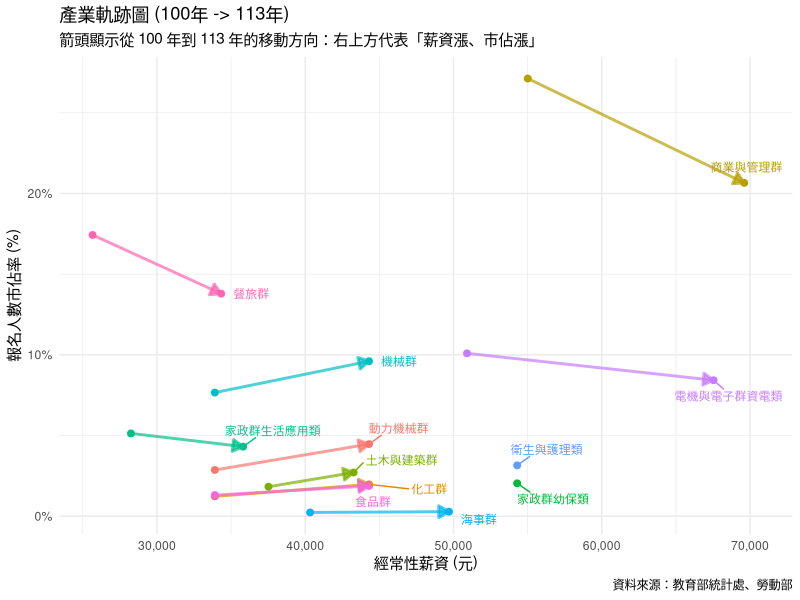

Source code (R):
# scripts/3-4_dynamics_analysis.R
#
# 目標：3.4 薪資的磁吸效應：市佔率流動
# 產出：
# 1. 產業軌跡圖 (Trajectory Plot)
# 2. 3年週期迴歸圖 (3-Year Cycle Plot)
# -----------------------------------------------------------------------------

library(readr)
library(dplyr)
library(tidyr)
library(ggplot2)
library(scales)
library(ggrepel)

dir.create("output/figures", showWarnings = FALSE, recursive = TRUE)

# 1. 載入資料
salary_data <- read_csv("data/salary_data_100_113.csv", show_col_types = FALSE)
registration_data <- read_csv("data/tcte_registration_100_114.csv", show_col_types = FALSE)

# 2. 資料處理
# 2.1 薪資資料
industry_salary <- salary_data %>%
    filter(類別 == "經常性薪資", 業別 != "工業及服務業總計", between(年度, 100, 113)) %>%
    select(行業別 = 業別, 年度, 薪資 = 值)

# 2.2 報名佔比資料
registration_share <- registration_data %>%
    pivot_longer(cols = matches("^\\d{3}學年度$"), names_to = "學年度_str", values_to = "報名人數") %>%
    mutate(年度 = as.numeric(gsub("學年度", "", 學年度_str))) %>%
    filter(!is.na(報名人數), 群類代號 != "All", between(年度, 100, 113)) %>%
    group_by(年度) %>%
    mutate(總報名人數 = sum(報名人數), 市佔率 = 報名人數 / 總報名人數) %>%
    ungroup() %>%
    select(群類名稱, 年度, 市佔率)

# 2.3 對應表
mapping_table <- tribble(
    ~行業別, ~群類名稱,
    "住宿及餐飲業", "餐旅群",
    "出版影音及資通訊業", "電機與電子群資電類",
    "金融及保險業", "商業與管理群",
    "製造業", "機械群",
    "製造業", "動力機械群",
    "營建工程業", "土木與建築群",
    "醫療保健及社會工作服務業", "衛生與護理類",
    "教育業", "外語群英語類",
    "教育業", "外語群日語類",
    "專業科學及技術服務業", "設計群",
    "農林漁牧業", "農業群",
    "製造業", "食品群",
    "其他服務業", "家政群生活應用類",
    "醫療保健及社會工作服務業", "家政群幼保類",
    "運輸及倉儲業", "海事群",
    "製造業", "化工群",
    "藝術娛樂及休閒服務業", "藝術群影視類"
)

# 2.4 合併資料
merged_data <- mapping_table %>%
    left_join(industry_salary, by = "行業別") %>%
    left_join(registration_share, by = c("群類名稱", "年度")) %>%
    filter(!is.na(薪資), !is.na(市佔率))

# -----------------------------------------------------------------------------
# 圖表 1：產業軌跡圖 (Trajectory Plot)
# -----------------------------------------------------------------------------

# 篩選起點 (100年) 與終點 (113年)
trajectory_data <- merged_data %>%
    filter(年度 %in% c(100, 113)) %>%
    arrange(群類名稱, 年度)

# 繪圖
p1 <- ggplot(trajectory_data, aes(x = 薪資, y = 市佔率, group = 群類名稱, color = 群類名稱)) +
    geom_path(arrow = arrow(length = unit(0.3, "cm"), type = "closed"), size = 1, alpha = 0.7) +
    geom_point(size = 2) +
    geom_text_repel(
        data = subset(trajectory_data, 年度 == 113),
        aes(label = 群類名稱),
        size = 3,
        nudge_x = 1000,
        box.padding = 0.5
    ) +
    scale_x_continuous(labels = comma) +
    scale_y_continuous(labels = percent) +
    labs(
        title = "產業軌跡圖 (100年 -> 113年)",
        subtitle = "箭頭顯示從 100 年到 113 年的移動方向：右上方代表「薪資漲、市佔漲」",
        x = "經常性薪資 (元)",
        y = "報名人數市佔率 (%)",
        caption = "資料來源：教育部統計處、勞動部"
    ) +
    theme_minimal() +
    theme(legend.position = "none")

ggsave("output/figures/3-4_dynamics_trajectory.png", p1, width = 10, height = 7)
cat("圖表 1 已輸出至 output/figures/3-4_dynamics_trajectory.png\n")

# -----------------------------------------------------------------------------
# (已移除) 圖表 2：3年週期迴歸圖
# 請使用 scripts/3-4_3year_cycle_analysis.R 進行該部分分析
# -----------------------------------------------------------------------------
